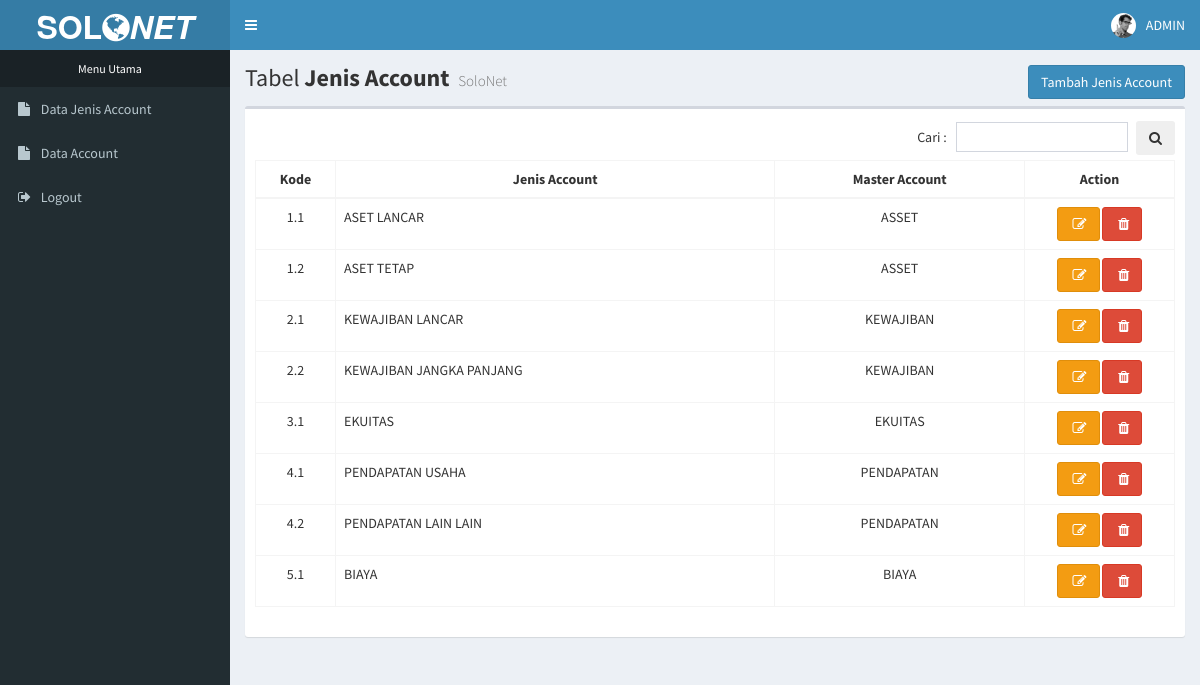
Page /apps/app_admin_accounting/?page=page_jenis_account (signed in) on the committed database.
### tables this page shows
CREATE TABLE `jenis_account` (
  `id_jenis_account` int(3) NOT NULL AUTO_INCREMENT,
  `jenis_account` varchar(50) NOT NULL,
  `id_master_jenis_account` varchar(225) NOT NULL,
  PRIMARY KEY (`id_jenis_account`),
  KEY `jenis_account` (`jenis_account`)
);

CREATE TABLE `master_jenis_account` (
  `id_master_jenis_account` int(11) NOT NULL AUTO_INCREMENT,
  `master_jenis_account` varchar(225) NOT NULL,
  PRIMARY KEY (`id_master_jenis_account`)
);

### apps/app_admin_accounting/modal_tambah_jenis_account.php (called while the page is built, shortened)
<?php
         foreach($select->select_master_jenis_account() as $data_master) {
         ?>
<option value="<?php echo $data_master['id_master_jenis_account'];?>"><?php echo $data_master['master_jenis_account'];?></option>
<?php
}
?>

### apps/app_admin_accounting/function.php (called while the page is built, shortened)
<?php
class select {
  function select_master_jenis_account() {
  	include "../../koneksi/koneksi.php";
  	$query=mysqli_query($koneksi,"SELECT * FROM master_jenis_account ORDER BY `master_jenis_account`.`master_jenis_account` ASC");
    while($tampil=mysqli_fetch_array($query))
    $data[]=$tampil;
    return $data;
  }
  function select_jenis_account($data_cari) {
  	include "../../koneksi/koneksi.php";
  	$query=mysqli_query($koneksi,"SELECT * FROM jenis_account LEFT JOIN master_jenis_account ON jenis_account.id_master_jenis_account=master_jenis_account.id_master_jenis_account WHERE jenis_account.jenis_account LIKE '%$data_cari%' ORDER BY `jenis_account`.`id_master_jenis_account` ASC");
    while($tampil=mysqli_fetch_array($query))
    $data[]=$tampil;
    return $data;
  }
}
?>

### apps/app_admin_accounting/index.php (shortened to what this page needs)
<?php
include "function.php";
include "../../koneksi/koneksi.php";
?>
<!DOCTYPE html>
<html>
<head>
  <link rel="stylesheet" href="../asset/bootstrap/bower_components/bootstrap/dist/css/bootstrap.min.css">
  <link rel="stylesheet" href="../asset/bootstrap/bower_components/font-awesome/css/font-awesome.min.css">
  <link rel="stylesheet" href="../asset/bootstrap/bower_components/Ionicons/css/ionicons.min.css">
  <link rel="stylesheet" href="../asset/bootstrap/dist/css/AdminLTE.min.css">
  <link rel="stylesheet" href="../asset/bootstrap/dist/css/skins/_all-skins.min.css">
  <link rel="stylesheet" href="../asset/bootstrap/bower_components/morris.js/morris.css">
  <link rel="stylesheet" href="../asset/bootstrap/bower_components/jvectormap/jquery-jvectormap.css">
  <link rel="stylesheet" href="../asset/bootstrap/bower_components/bootstrap-datepicker/dist/css/bootstrap-datepicker.min.css">
  <link rel="stylesheet" href="../asset/bootstrap/bower_components/bootstrap-daterangepicker/daterangepicker.css">
  <link rel="stylesheet" href="../asset/bootstrap/plugins/bootstrap-wysihtml5/bootstrap3-wysihtml5.min.css">
  <link rel="stylesheet" href="../asset/bootstrap/bower_components/datatables.net-bs/css/dataTables.bootstrap.min.css">
  <link rel="stylesheet" href="../asset/bootstrap/custom-style.css">
  <link rel="stylesheet" href="../asset/bootstrap/bower_components/select2/dist/css/select2.min.css">
  <link rel="stylesheet" href="../asset/bootstrap/plugins/iCheck/all.css">
  <link rel="stylesheet" href="../asset/bootstrap/bower_components/select2/dist/css/select2.min.css">
</head>
<body class="hold-transition skin-blue sidebar-mini">
<div class="wrapper">
  <header class="main-header">
    <a href="#modal_pindah_app" role="button"  data-target = "#modal_pindah_app" data-toggle="modal" class="logo">
      <span class="logo-lg"><font size="6"><strong>SOL<i class="fa fa-globe"></i><i>NET</i></strong></font></span>
    </a>
    <nav class="navbar navbar-static-top">
      <a href="#" class="sidebar-toggle" data-toggle="push-menu" role="button">
      </a>
      <div class="navbar-custom-menu">
        <ul class="nav navbar-nav">
          <li class="dropdown user user-menu">
            <div class="session_user">
              <img src="../asset/img/user2-160x160.jpg" class="user-image" alt="User Image">
              <span class="hidden-xs"><?php echo $_SESSION['nama_user']; ?></span>
            </div>
          </li>
        </ul>
      </div>
    </nav>
  </header>
  <aside class="main-sidebar">
    <?php include "navbar.php"; ?>
  </aside>
  <div class="content-wrapper">
    <?php include "content.php"; ?>
  </div>
</div>
</body>
</html>

### apps/app_admin_accounting/navbar.php
<?php
include "../../koneksi/koneksi.php";
$sql="SELECT * FROM sale_register WHERE status_mon='BARU'";
    $query=mysqli_query($koneksi,$sql);
    $data=mysqli_num_rows($query);
?>
<section class="sidebar">
  <ul class="sidebar-menu" data-widget="tree">
    <li class="header" align="center"><font color="white">Menu Utama</font></li>
    <li><a href="?page=page_jenis_account"><i class="fa fa-file"></i> <span>Data Jenis Account</span></a></li>
    <li><a href="?page=page_account"><i class="fa fa-file"></i> <span>Data Account</span></a></li>
    <li><a href="../../logout.php"><i class="fa fa-sign-out"></i> <span>Logout</span></a></li>
  </ul>
</section>

### apps/app_admin_accounting/content.php
<?php
$halaman="";
if(isset($_GET['page'])){
	$page=htmlentities($_GET['page']);
	$halaman="$page.php";
}
if(!file_exists($halaman) || empty($page)){
	include "page_account.php";
}else{
	include "$halaman";
}
?>

### apps/app_admin_accounting/page_jenis_account.php (shortened to what this page needs)
<?php
$data_cari = "";
?>
<section class="content-header">
  <h1>
    Tabel <strong>Jenis Account</strong>
    <small>
      SoloNet
    </small>
    <a href="#tambah" role="button"  data-target = "#tambah" data-toggle="modal" class="btn btn-primary pull-right">Tambah Jenis Account</a>
  </h1>
</section>
<?php include "modal_tambah_jenis_account.php";?>
<section class="content">
  <div class="row">
    <div class="col-xs-12">
      <div class="box">
        <div class="box-body scroll">
          <div class="dataTables_wrapper dt-bootstrap">
            <div class="row">
              <div class="col-sm-6"></div>
              <div class="col-sm-6"></div>
            </div>
            <div class="row">
              <form method="GET" action="?page=page_data_pelanggan">
              <div class="col-sm-2">
              </div>
              <div class="col-sm-12">
                <div id="example1_filter" class="dataTables_filter">
                  <label>
                    Cari :
                    <input type="text" name="data_cari" class="form-control input-sm" value="<?php echo $data_cari;?>">
                  </label>
                  <label>
                    <button name="page" value="page_jenis_account" class="btn"><i class="fa fa-search"></i></button>
                  </label>
                </div>
              </div>
              </form>
            </div>
            <div class="row">
              <div class="col-sm-12">
                <table class="table table-bordered">
                  <thead>
                    <tr>
                      <th width="80">Kode</th>
                      <th>Jenis Account</th>
                      <th>Master Account</th>
                      <th width="150">Action</th>
                    </tr>
                  </thead>
                  <tbody>
                    <?php
                    foreach ($select->select_jenis_account($data_cari) as $data) {
                      $id_master_jenis_account = $data['id_master_jenis_account'];
                      if($id_master_jenis_account==1){
                        $kode_jenis_1=$kode_jenis_1 + 1;
                        $kode_jenis=$kode_jenis_1;
                      } else
                      if($id_master_jenis_account==2){
                        $kode_jenis_2=$kode_jenis_2 + 1;
                        $kode_jenis=$kode_jenis_2;
                      } else
                      if($id_master_jenis_account==3){
                        $kode_jenis_3=$kode_jenis_3 + 1;
                        $kode_jenis=$kode_jenis_3;
                      } else
                      if($id_master_jenis_account==4){
                        $kode_jenis_4=$kode_jenis_4 + 1;
                        $kode_jenis=$kode_jenis_4;
                      } else {
                        $kode_jenis_5=$kode_jenis_5 + 1;
                        $kode_jenis=$kode_jenis_5;
                      }
                    ?>
                      <tr>
                        <td align="center"><?php echo $data['id_master_jenis_account'].".".$kode_jenis; ?></td>
                        <td align="left"><?php echo $data['jenis_account']; ?></td>
                        <td align="center"><?php echo $data['master_jenis_account']; ?></td>
                        <td align="center">
                          <a href="#edit<?php echo $data['id_jenis_account']; ?>" role="button"  data-target = "#edit<?php echo $data['id_jenis_account']; ?>" data-toggle="modal" class="btn btn-warning">&nbsp;<i class="fa fa-edit"></i></a>
                          <a href="#hapus<?php echo $data['id_jenis_account']; ?>" role="button"  data-target = "#hapus<?php echo $data['id_jenis_account']; ?>" data-toggle="modal" class="btn btn-danger">&nbsp;<i class="fa fa-trash"></i></a>
                        </td>
                      </tr>
                      <?php
                    }
                      ?>
                  </tbody>
                </table>
              </div>
            </div>
          </div>
        </div>
      </div>
    </div>
  </div>
</section>

### rows in the picture
jenis_account: id_master_jenis_account.id_master_jenis_account "1", kode_jenis "1", jenis_account "ASET LANCAR", id_master_jenis_account.master_jenis_account "ASSET"
jenis_account: id_master_jenis_account.id_master_jenis_account "1", kode_jenis "2", jenis_account "ASET TETAP", id_master_jenis_account.master_jenis_account "ASSET"
jenis_account: id_master_jenis_account.id_master_jenis_account "2", kode_jenis "1", jenis_account "KEWAJIBAN LANCAR", id_master_jenis_account.master_jenis_account "KEWAJIBAN"
jenis_account: id_master_jenis_account.id_master_jenis_account "2", kode_jenis "2", jenis_account "KEWAJIBAN JANGKA PANJANG", id_master_jenis_account.master_jenis_account "KEWAJIBAN"
jenis_account: id_master_jenis_account.id_master_jenis_account "3", kode_jenis "1", jenis_account "EKUITAS", id_master_jenis_account.master_jenis_account "EKUITAS"
jenis_account: id_master_jenis_account.id_master_jenis_account "4", kode_jenis "1", jenis_account "PENDAPATAN USAHA", id_master_jenis_account.master_jenis_account "PENDAPATAN"
jenis_account: id_master_jenis_account.id_master_jenis_account "4", kode_jenis "2", jenis_account "PENDAPATAN LAIN LAIN", id_master_jenis_account.master_jenis_account "PENDAPATAN"
jenis_account: id_master_jenis_account.id_master_jenis_account "5", kode_jenis "1", jenis_account "BIAYA", id_master_jenis_account.master_jenis_account "BIAYA"

### other values in the picture
$_SESSION['nama_user'] "ADMIN"
